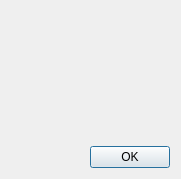
<ui version="4.0" >
 <class>ZestAboutDialog</class>
 <widget class="QDialog" name="ZestAboutDialog" >
  <property name="windowModality" >
   <enum>Qt::WindowModal</enum>
  </property>
  <property name="geometry" >
   <rect>
    <x>0</x>
    <y>0</y>
    <width>181</width>
    <height>179</height>
   </rect>
  </property>
  <property name="windowTitle" >
   <string>About Zest</string>
  </property>
  <layout class="QGridLayout" name="gridLayout_2" >
   <item row="0" column="0" >
    <widget class="QLabel" name="aboutLabel" >
     <property name="frameShape" >
      <enum>QFrame::NoFrame</enum>
     </property>
     <property name="text" >
      <string/>
     </property>
     <property name="alignment" >
      <set>Qt::AlignCenter</set>
     </property>
     <property name="openExternalLinks" >
      <bool>true</bool>
     </property>
    </widget>
   </item>
   <item row="1" column="0" >
    <layout class="QGridLayout" name="gridLayout" >
     <item row="0" column="0" >
      <spacer name="horizontalSpacer" >
       <property name="orientation" >
        <enum>Qt::Horizontal</enum>
       </property>
       <property name="sizeHint" stdset="0" >
        <size>
         <width>298</width>
         <height>20</height>
        </size>
       </property>
      </spacer>
     </item>
     <item row="0" column="1" >
      <widget class="QPushButton" name="pushButton" >
       <property name="text" >
        <string>OK</string>
       </property>
      </widget>
     </item>
    </layout>
   </item>
  </layout>
 </widget>
 <layoutdefault spacing="6" margin="11" />
 <resources/>
 <connections>
  <connection>
   <sender>pushButton</sender>
   <signal>clicked()</signal>
   <receiver>ZestAboutDialog</receiver>
   <slot>accept()</slot>
   <hints>
    <hint type="sourcelabel" >
     <x>357</x>
     <y>316</y>
    </hint>
    <hint type="destinationlabel" >
     <x>200</x>
     <y>299</y>
    </hint>
   </hints>
  </connection>
 </connections>
</ui>
